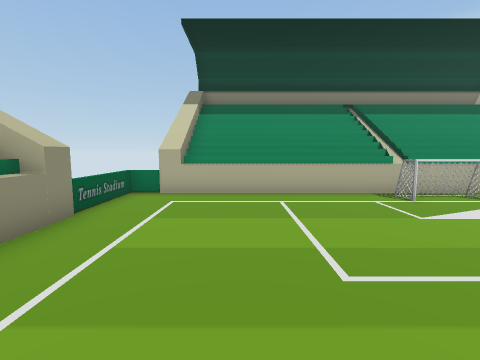
view 1 (above)

18 first-person views from a walk through a Unity game level. The camera is 1.3 m above the floor, tilts 6° down and sees 85° across. The floor is counted in squares, 1 m on a side. Each view is taken from the middle of a square. On the plan, view 1 faces up. The plan holds only what a view shows up to about 13 squares ahead; the rest is blank. The place goes on beyond the plan. The player character is not drawn.

view 2
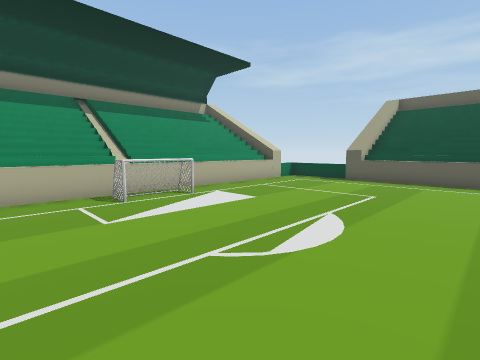

view 3
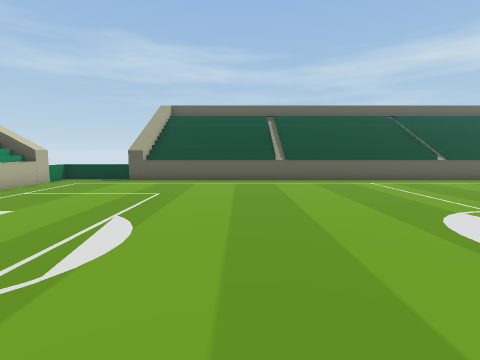

view 4
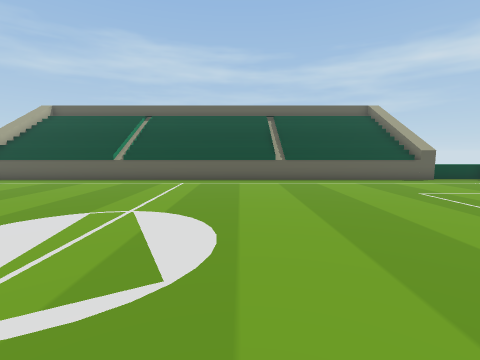

view 5
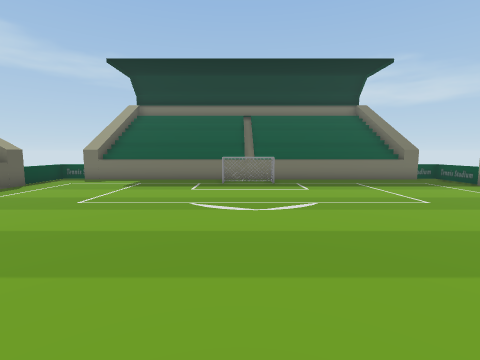

view 6
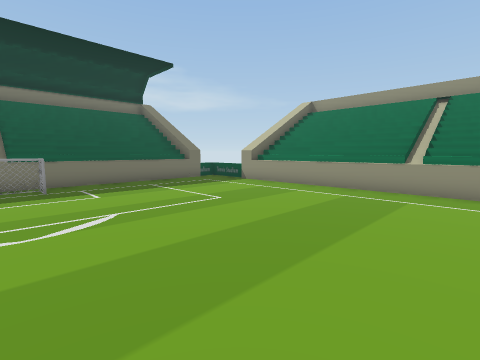

view 7
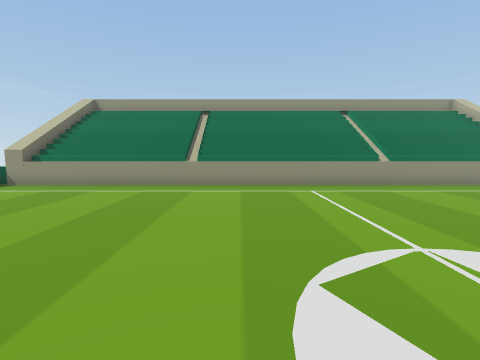

view 8
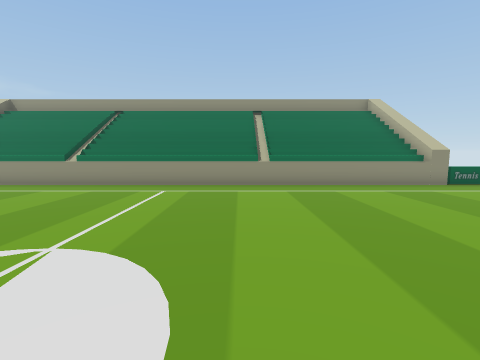

view 9
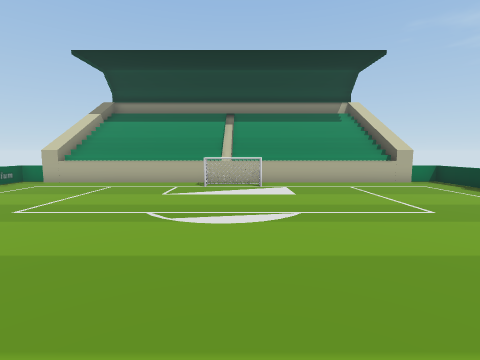

view 10
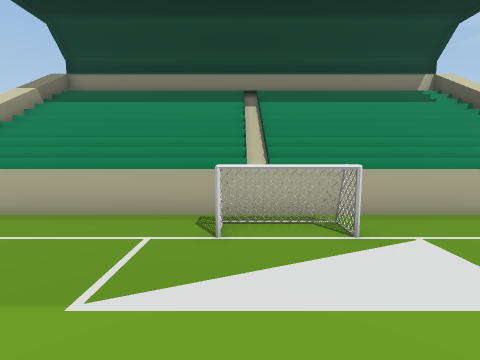

view 11
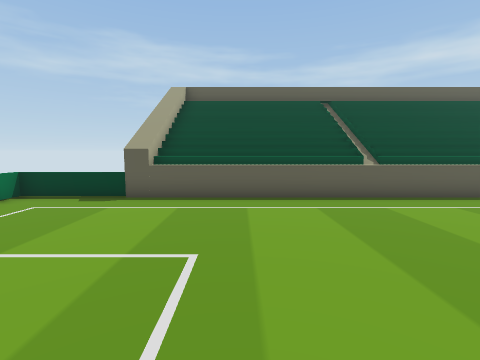

view 12
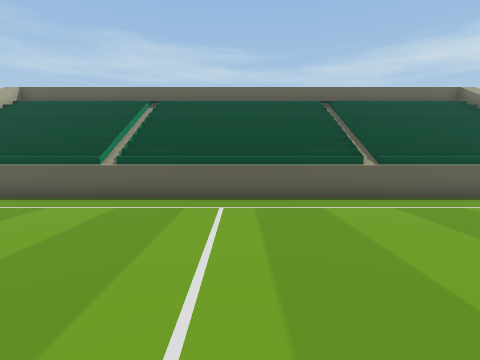

view 13
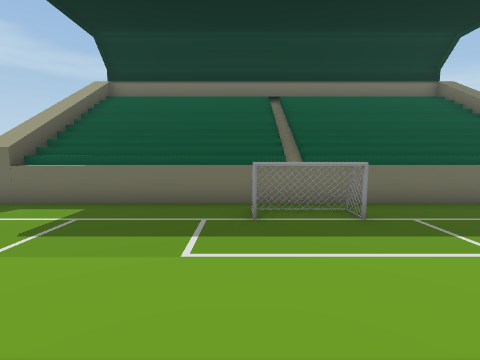

view 14
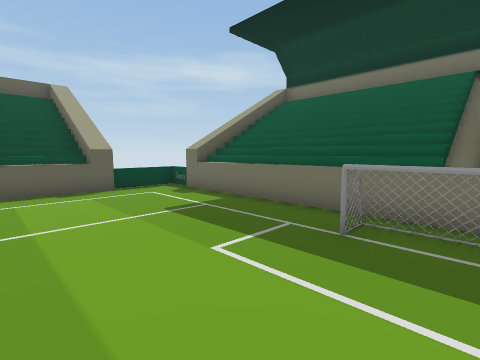

view 15
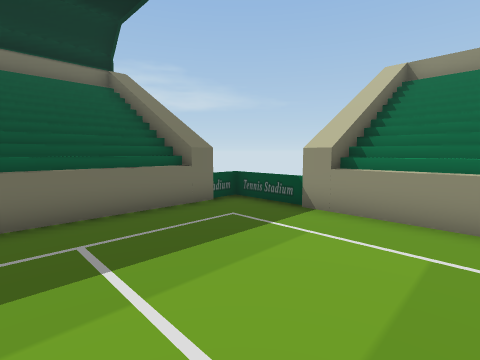

view 16
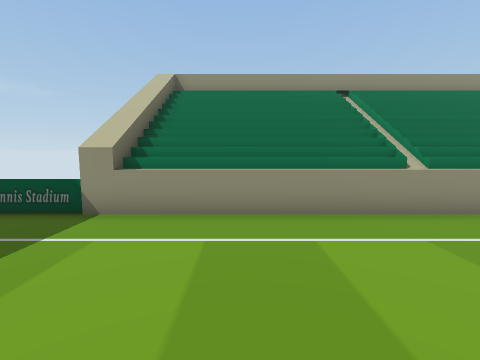

view 17
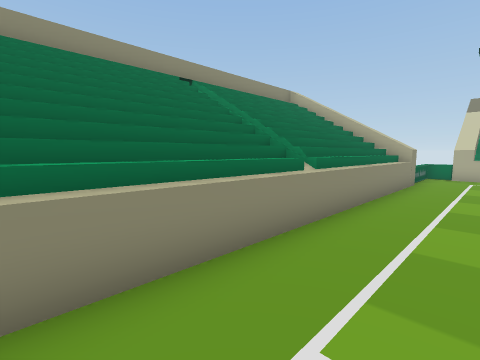

view 18
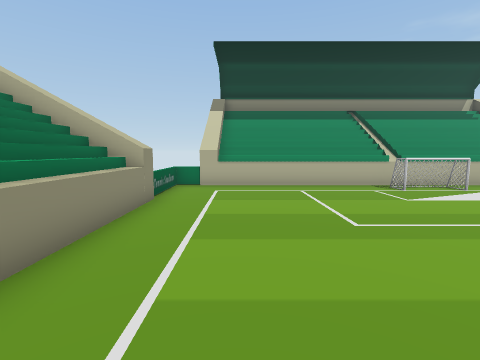

### Floor plan
Key: @ floor where view 1 was taken; # wall or solid block; . floor; = window, fence, low wall or low ledge; ^ raised ledge; O other object.
Columns run from 5 left of view 1 to 16 right of it. Each row starts with its distance up from view 1.
 10    #^^^^^^^^^^^^^^#
  9  =O^^^^^^^^^^^^^^^#O=
  8  O........OO........O
  7  O........OOO.......O
  6  O..................O
  5 ##..................##
  4 ^^..................^^
  3 ^^..................^^
  2 ^^..................^^
  1 ^^..................^^
  0 ^^...@..............^^
 -1 ^^..................^^
 -2 ^^..................^^
 -3 ^^..................^^
 -4 ^^..................^^
 -5 ^^..................^^
 -6 ^^..................^^
 -7 ^^..................^^
 -8 ^^..................^^
 -9 ^^..................^^
-10 ^^..................^^
-11 ^^..................^^
-12 ^^..................^^
-13 ^^..................^^
-14 ^^..................^^
-15 ^^..................^^
-16 ^^..................^^
-17 ##..................##
-18  O........OOO.......O
-19  O........OO........O
-20  =O#^^^^^^^^^^^^^^#OO
-21    #^^^^^^^^^^^^^^#

Where each view was taken, in squares from view 1:
view 1: 0 up, 0 right, facing up
view 2: 0 up, 2 right, facing up-right
view 3: 0 up, 2 right, facing right
view 4: 8 down, 2 right, facing right
view 5: 7 down, 6 right, facing down
view 6: 8 down, 6 right, facing down-left
view 7: 8 down, 7 right, facing left
view 8: 3 down, 7 right, facing left
view 9: 3 down, 6 right, facing up
view 10: 3 up, 5 right, facing up
view 11: 2 up, 7 right, facing right
view 12: 6 down, 7 right, facing right
view 13: 13 down, 7 right, facing down
view 14: 14 down, 5 right, facing down-right
view 15: 14 down, 2 right, facing down-left
view 16: 14 down, 2 right, facing left
view 17: 7 down, 1 left, facing up-left
view 18: 2 down, 1 left, facing up
